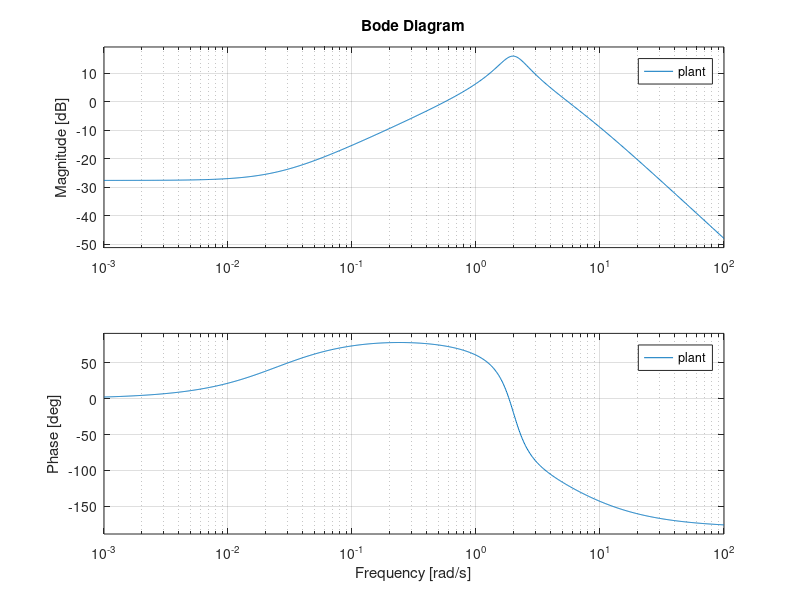
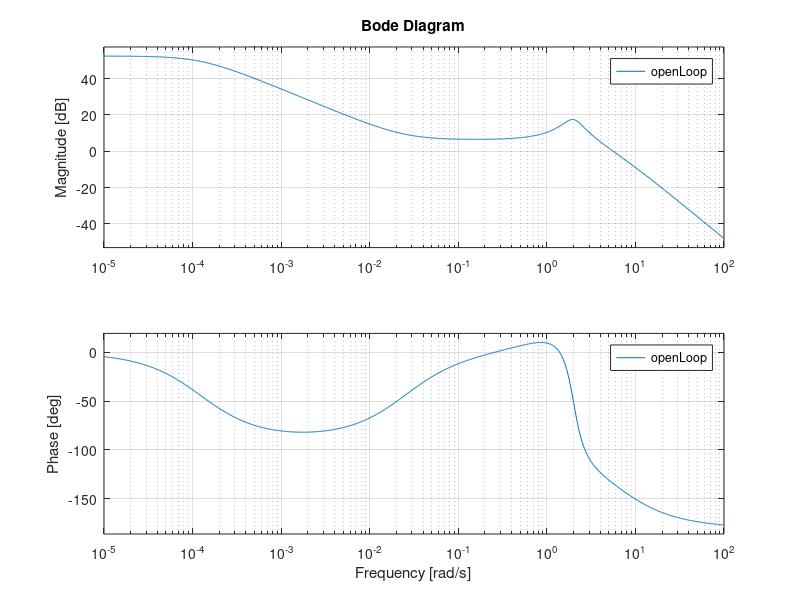

MATLAB code to generate these figures, in order: (Note: this script raises an error after producing the figures.)
num = [40 1];
den = conv([1 1 4], [1 6]);
plant = tf(num, den);

bode(plant);

numC = [100000*0.08 10000];
denC = [100000*0.08 1];
C = tf(numC, denC);
openLoop = plant*C;
[~, ~, ~, Wc] = margin(openLoop);
figure;
bode(openLoop);
hold on;
xline(Wc, 'r-', 'Gain Crossover');